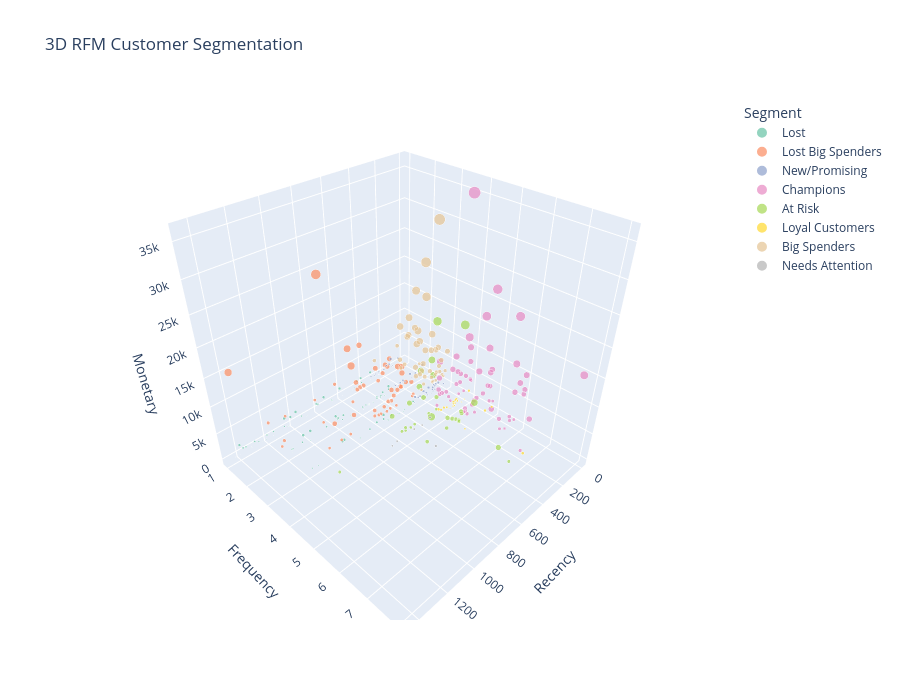

Source (notebook cell):
### Code cell
# ========== 6. 3D RFM 散点图 (Plotly 交互式) ==========
fig = px.scatter_3d(
    rfm, x='Recency', y='Frequency', z='Monetary',
    color='Segment', size='Monetary', opacity=0.7,
    title='3D RFM Customer Segmentation',
    color_discrete_sequence=px.colors.qualitative.Set2
)
fig.update_layout(height=700)
fig.show()
